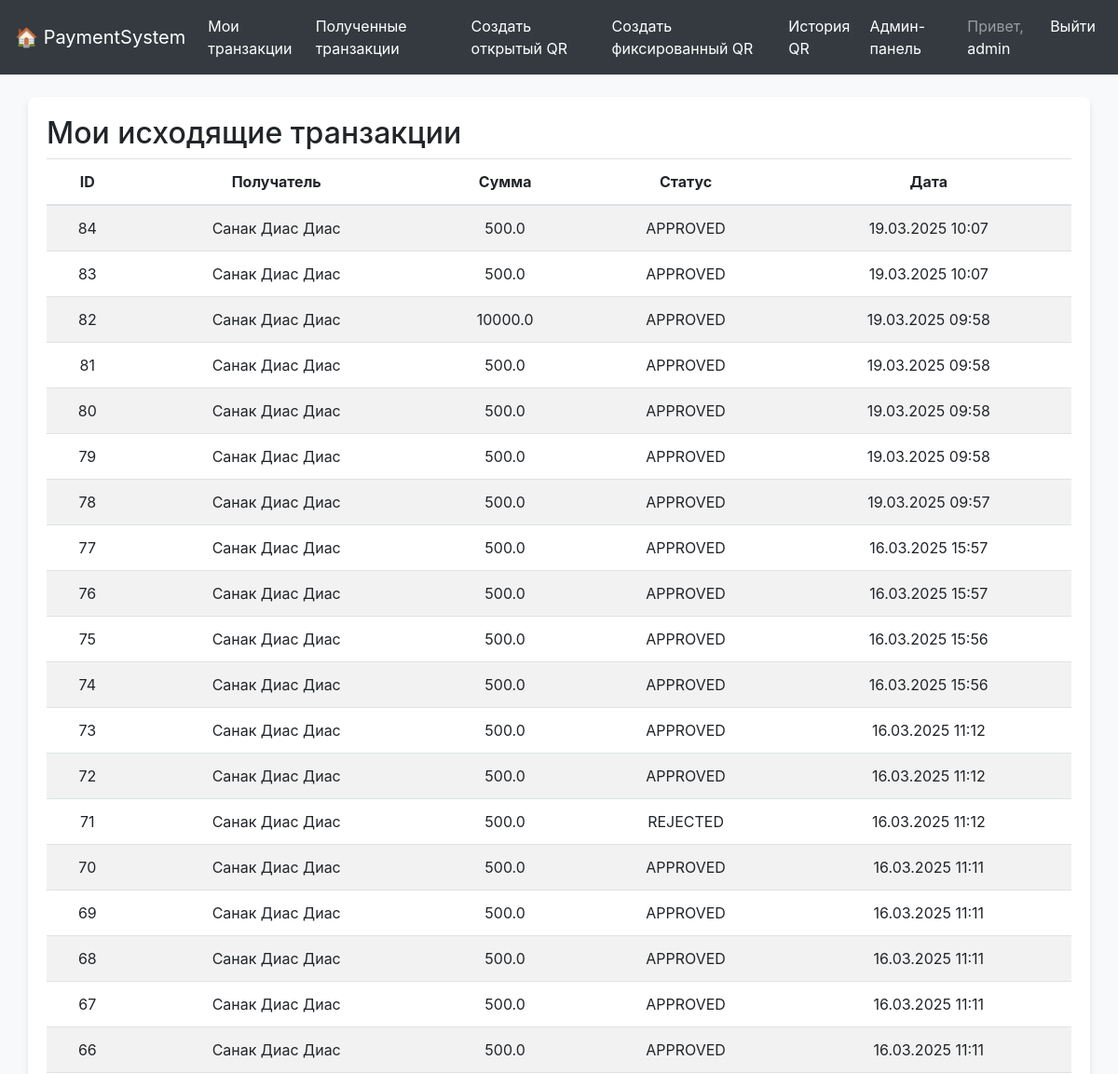
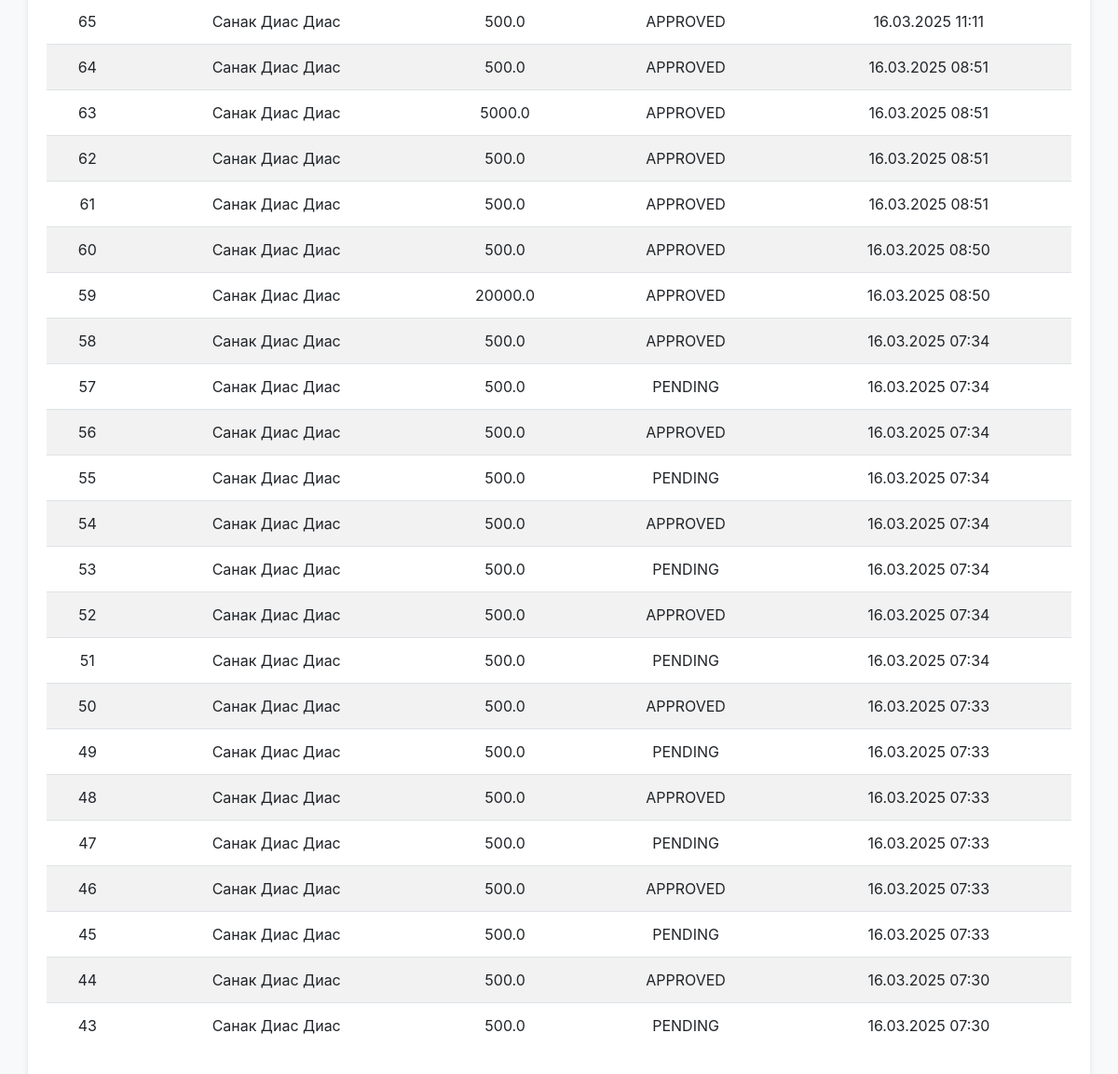
The page /sent/ (signed in) on the database its author committed (2 pictures, top to bottom).
### payments/models.py (models this page shows, shortened)
class User(AbstractUser):
    balance = models.FloatField(default=0.0)
    ROLE_CHOICES = (
        ('admin', 'Администратор'),
        ('user', 'Обычный пользователь'),
    )
    account_number = models.CharField(max_length=16, unique=True, null=False, default=generate_account_number)
    full_name = models.CharField(max_length=255, blank=True)
    date_of_birth = models.DateField(null=True, blank=True)
    ACCOUNT_STATUS_CHOICES = (
        ('active', 'Активен'),
        ('blocked', 'Заблокирован'),
        ('frozen', 'Заморожен'),
    )
    account_status = models.CharField(max_length=10, choices=ACCOUNT_STATUS_CHOICES, default='active')
    role = models.CharField(max_length=10, choices=ROLE_CHOICES, default='user')

class Transaction(models.Model):
    sender = models.ForeignKey('User', related_name="sent_transactions", on_delete=models.CASCADE)
    receiver = models.ForeignKey('User', related_name="received_transactions", on_delete=models.CASCADE)
    amount = models.FloatField(validators=[MinValueValidator(0.01), MaxValueValidator(1000000000.0)])
    STATUS_CHOICES = (
        ('PENDING', 'Pending'),
        ('APPROVED', 'Approved'),
        ('REJECTED', 'Rejected'),
        ('SUSPICIOUS', 'Suspicious'),
    )
    status = models.CharField(max_length=10, choices=STATUS_CHOICES, default='PENDING')
    date = models.DateTimeField(auto_now_add=True)
    risk_score = models.FloatField(validators=[MinValueValidator(0.0), MaxValueValidator(100.0)], default=0.0)

### payments/views.py (the view)
# urls.py: path('sent/', views.sent_transactions, name='sent_transactions'),
@login_required
def sent_transactions(request):
    transactions = Transaction.objects.filter(sender=request.user).order_by('-date')
    return render(request, 'payments/sent_transactions.html', {'transactions': transactions})

### payments/templates/payments/sent_transactions.html
{% extends 'payments/base.html' %}
{% block content %}
  <h2>Мои исходящие транзакции</h2>
  <table class="table table-striped">
    <thead>
      <tr>
        <th>ID</th>
        <th>Получатель</th>
        <th>Сумма</th>
        <th>Статус</th>
        <th>Дата</th>
      </tr>
    </thead>
    <tbody>
      {% for tx in transactions %}
        <tr class="{% if tx.status == 'SUSPICIOUS' %}table-warning{% endif %}">
          <td>{{ tx.id }}</td>
          <td>{{ tx.receiver.full_name }}</td>
          <td>{{ tx.amount }}</td>
          <td>{{ tx.status }}</td>
          <td>{{ tx.date|date:"d.m.Y H:i" }}</td>
        </tr>
      {% empty %}
        <tr>
          <td colspan="5">Исходящих транзакций не найдено.</td>
        </tr>
      {% endfor %}
    </tbody>
  </table>
{% endblock %}

### payments/templates/payments/base.html (shortened to what this page needs)
<!DOCTYPE html>
<html lang="ru">
<head>
  <link href="https://stackpath.bootstrapcdn.com/bootstrap/4.5.2/css/bootstrap.min.css" rel="stylesheet">
</head>
<body>
<nav class="navbar navbar-expand-lg navbar-dark">
  <a class="navbar-brand" href="{% url 'home' %}">🏠 PaymentSystem</a>
  <div class="collapse navbar-collapse" id="navbarContent">
    <ul class="navbar-nav mr-auto">
      {% if user.is_authenticated %}
        <li class="nav-item"><a class="nav-link" href="{% url 'sent_transactions' %}">Мои транзакции</a></li>
        <li class="nav-item"><a class="nav-link" href="{% url 'received_transactions' %}">Полученные транзакции</a></li>
        <li class="nav-item"><a class="nav-link" href="{% url 'create_open_qr' %}">Создать открытый QR</a></li>
        <li class="nav-item"><a class="nav-link" href="{% url 'create_fixed_qr' %}">Создать фиксированный QR</a></li>
        <li class="nav-item"><a class="nav-link" href="{% url 'qr_history' %}">История QR</a></li>
        {% if user.is_staff or user.role == 'admin' %}
          <li class="nav-item"><a class="nav-link" href="{% url 'admin_dashboard' %}">Админ-панель</a></li>
        {% endif %}
      {% endif %}
    </ul>
    <ul class="navbar-nav">
      {% if user.is_authenticated %}
        <li class="nav-item">
          <span class="nav-link">Привет,
            <a href="{% url 'profile' %}" class="text-warning">{{ user.username }}</a>
          </span>
        </li>
        <li class="nav-item">
          <a class="nav-link text-danger" href="{% url 'logout' %}">Выйти</a>
        </li>
      {% else %}
        <li class="nav-item"><a class="nav-link" href="{% url 'login' %}">Войти</a></li>
      {% endif %}
    </ul>
  </div>
</nav>
<div class="container mt-4">
  {% block content %}{% endblock %}
</div>
</body>
</html>

### payments/templates/payments/base.html (style rules this page uses)
body { background-color: #f8f9fa; }
.navbar { background-color: #343a40 !important; }
.navbar a { color: white !important; }
.container { background: white; padding: 20px; border-radius: 8px; box-shadow: 0px 4px 6px rgba(0, 0, 0, 0.1); }
.table th, .table td { text-align: center; }

### rows shown on the page
User: username "admin"
Transaction: id "84", receiver.full_name "Санак Диас Диас", amount "500.0", status "APPROVED", date "19.03.2025 10:07"
Transaction: id "83", receiver.full_name "Санак Диас Диас", amount "500.0", status "APPROVED", date "19.03.2025 10:07"
Transaction: id "82", receiver.full_name "Санак Диас Диас", amount "10000.0", status "APPROVED", date "19.03.2025 09:58"
Transaction: id "81", receiver.full_name "Санак Диас Диас", amount "500.0", status "APPROVED", date "19.03.2025 09:58"
Transaction: id "80", receiver.full_name "Санак Диас Диас", amount "500.0", status "APPROVED", date "19.03.2025 09:58"
Transaction: id "79", receiver.full_name "Санак Диас Диас", amount "500.0", status "APPROVED", date "19.03.2025 09:58"
Transaction: id "78", receiver.full_name "Санак Диас Диас", amount "500.0", status "APPROVED", date "19.03.2025 09:57"
Transaction: id "77", receiver.full_name "Санак Диас Диас", amount "500.0", status "APPROVED", date "16.03.2025 15:57"
Transaction: id "76", receiver.full_name "Санак Диас Диас", amount "500.0", status "APPROVED", date "16.03.2025 15:57"
Transaction: id "75", receiver.full_name "Санак Диас Диас", amount "500.0", status "APPROVED", date "16.03.2025 15:56"
Transaction: id "74", receiver.full_name "Санак Диас Диас", amount "500.0", status "APPROVED", date "16.03.2025 15:56"
Transaction: id "73", receiver.full_name "Санак Диас Диас", amount "500.0", status "APPROVED", date "16.03.2025 11:12"
Transaction: id "72", receiver.full_name "Санак Диас Диас", amount "500.0", status "APPROVED", date "16.03.2025 11:12"
Transaction: id "71", receiver.full_name "Санак Диас Диас", amount "500.0", status "REJECTED", date "16.03.2025 11:12"
Transaction: id "70", receiver.full_name "Санак Диас Диас", amount "500.0", status "APPROVED", date "16.03.2025 11:11"
Transaction: id "69", receiver.full_name "Санак Диас Диас", amount "500.0", status "APPROVED", date "16.03.2025 11:11"
Transaction: id "68", receiver.full_name "Санак Диас Диас", amount "500.0", status "APPROVED", date "16.03.2025 11:11"
Transaction: id "67", receiver.full_name "Санак Диас Диас", amount "500.0", status "APPROVED", date "16.03.2025 11:11"
Transaction: id "66", receiver.full_name "Санак Диас Диас", amount "500.0", status "APPROVED", date "16.03.2025 11:11"
Transaction: id "65", receiver.full_name "Санак Диас Диас", amount "500.0", status "APPROVED", date "16.03.2025 11:11"
Transaction: id "64", receiver.full_name "Санак Диас Диас", amount "500.0", status "APPROVED", date "16.03.2025 08:51"
Transaction: id "63", receiver.full_name "Санак Диас Диас", amount "5000.0", status "APPROVED", date "16.03.2025 08:51"
Transaction: id "62", receiver.full_name "Санак Диас Диас", amount "500.0", status "APPROVED", date "16.03.2025 08:51"
Transaction: id "61", receiver.full_name "Санак Диас Диас", amount "500.0", status "APPROVED", date "16.03.2025 08:51"
Transaction: id "60", receiver.full_name "Санак Диас Диас", amount "500.0", status "APPROVED", date "16.03.2025 08:50"
Transaction: id "59", receiver.full_name "Санак Диас Диас", amount "20000.0", status "APPROVED", date "16.03.2025 08:50"
Transaction: id "58", receiver.full_name "Санак Диас Диас", amount "500.0", status "APPROVED", date "16.03.2025 07:34"
Transaction: id "57", receiver.full_name "Санак Диас Диас", amount "500.0", status "PENDING", date "16.03.2025 07:34"
Transaction: id "56", receiver.full_name "Санак Диас Диас", amount "500.0", status "APPROVED", date "16.03.2025 07:34"
Transaction: id "55", receiver.full_name "Санак Диас Диас", amount "500.0", status "PENDING", date "16.03.2025 07:34"
Transaction: id "54", receiver.full_name "Санак Диас Диас", amount "500.0", status "APPROVED", date "16.03.2025 07:34"
Transaction: id "53", receiver.full_name "Санак Диас Диас", amount "500.0", status "PENDING", date "16.03.2025 07:34"
Transaction: id "52", receiver.full_name "Санак Диас Диас", amount "500.0", status "APPROVED", date "16.03.2025 07:34"
Transaction: id "51", receiver.full_name "Санак Диас Диас", amount "500.0", status "PENDING", date "16.03.2025 07:34"
Transaction: id "50", receiver.full_name "Санак Диас Диас", amount "500.0", status "APPROVED", date "16.03.2025 07:33"
Transaction: id "49", receiver.full_name "Санак Диас Диас", amount "500.0", status "PENDING", date "16.03.2025 07:33"
Transaction: id "48", receiver.full_name "Санак Диас Диас", amount "500.0", status "APPROVED", date "16.03.2025 07:33"
Transaction: id "47", receiver.full_name "Санак Диас Диас", amount "500.0", status "PENDING", date "16.03.2025 07:33"
Transaction: id "46", receiver.full_name "Санак Диас Диас", amount "500.0", status "APPROVED", date "16.03.2025 07:33"
Transaction: id "45", receiver.full_name "Санак Диас Диас", amount "500.0", status "PENDING", date "16.03.2025 07:33"
Transaction: id "44", receiver.full_name "Санак Диас Диас", amount "500.0", status "APPROVED", date "16.03.2025 07:30"
Transaction: id "43", receiver.full_name "Санак Диас Диас", amount "500.0", status "PENDING", date "16.03.2025 07:30"
